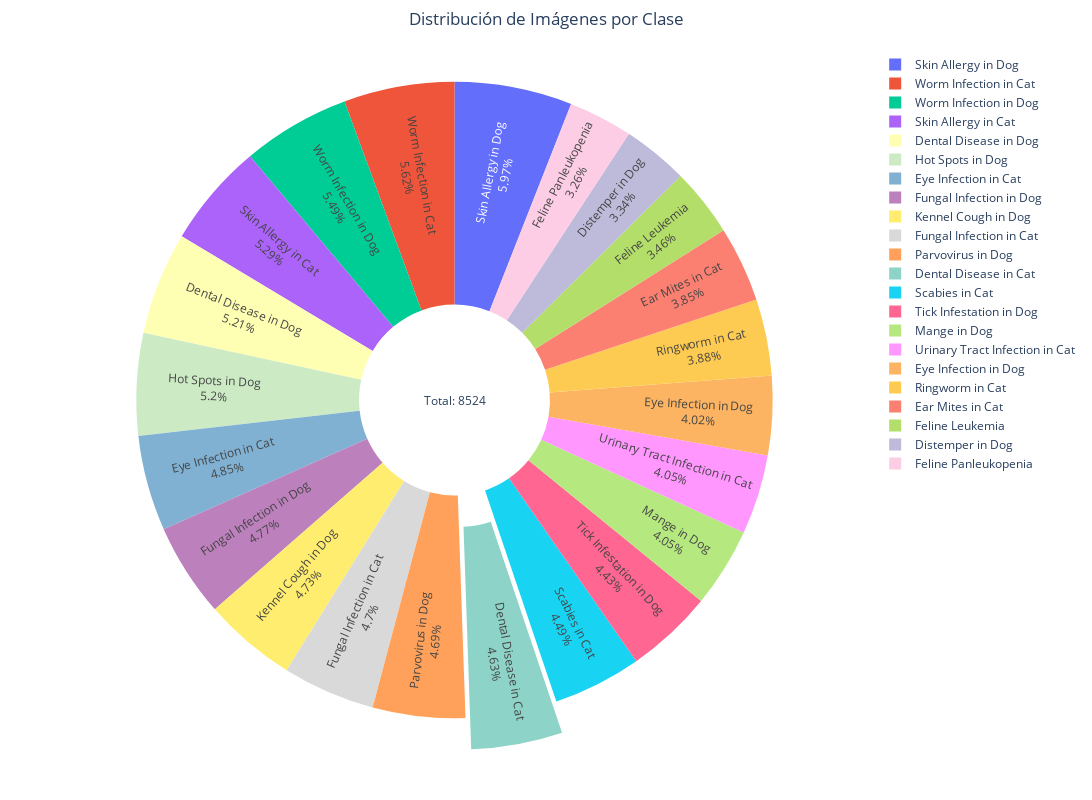

Notebook source saved alongside this figure:
### Code cell
class_counts = {}
for disease_class in os.listdir(data):
    class_path = os.path.join(data, disease_class)
    if os.path.isdir(class_path):
        n_images = len(os.listdir(class_path))
        class_counts[disease_class] = n_images

fig1 = go.Figure([go.Pie(
    labels=list(class_counts.keys()),
    values=list(class_counts.values()),
    marker=dict(colors=px.colors.qualitative.Set3),
    textinfo='label+percent',
    hole=0.3,
    pull=[0.1 if i == 0 else 0 for i in range(len(class_counts))]
)])
fig1.update_layout(
    title="Distribución de Imágenes por Clase",
    annotations=[dict(text=f'Total: {sum(class_counts.values())}', x=0.5, y=0.5, showarrow=False)]
)
fig1 = pie_style(fig1, height=800)
fig1.show()

### Figure 1 — Plotly figure (JSON) as saved in the notebook; plotly's stock layout.template omitted (floating-point values rounded to 4 significant figures)
{"data": [{"hole": 0.3, "labels": ["Dental Disease in Cat", "Dental Disease in Dog", "Distemper in Dog", "Ear Mites in Cat", "Eye Infection in Cat", "Eye Infection in Dog", "Feline Leukemia", "Feline Panleukopenia", "Fungal Infection in Cat", "Fungal Infection in Dog", "Hot Spots in Dog", "Kennel Cough in Dog", "Mange in Dog", "Parvovirus in Dog", "Ringworm in Cat", "Scabies in Cat", "Skin Allergy in Cat", "Skin Allergy in Dog", "Tick Infestation in Dog", "Urinary Tract Infection in Cat", "Worm Infection in Cat", "Worm Infection in Dog"], "marker": {"colors": ["rgb(141,211,199)", "rgb(255,255,179)", "rgb(190,186,218)", "rgb(251,128,114)", "rgb(128,177,211)", "rgb(253,180,98)", "rgb(179,222,105)", "rgb(252,205,229)", "rgb(217,217,217)", "rgb(188,128,189)", "rgb(204,235,197)", "rgb(255,237,111)"]}, "pull": [0.1, 0, 0, 0, 0, 0, 0, 0, 0, 0, 0, 0, 0, 0, 0, 0, 0, 0, 0, 0, 0, 0], "textinfo": "label+percent", "type": "pie", "values": [395, 444, 285, 328, 413, 343, 295, 278, 401, 407, 443, 403, 345, 400, 331, 383, 451, 509, 378, 345, 479, 468]}], "layout": {"annotations": [{"showarrow": false, "text": "Total: 8524", "x": 0.5, "y": 0.5}], "height": 800, "margin": {"b": 50, "l": 50, "r": 50, "t": 50}, "paper_bgcolor": "rgba(0,0,0,0)", "plot_bgcolor": "rgba(0,0,0,0)", "title": {"text": "Distribución de Imágenes por Clase", "x": 0.5}, "width": 1400}}
